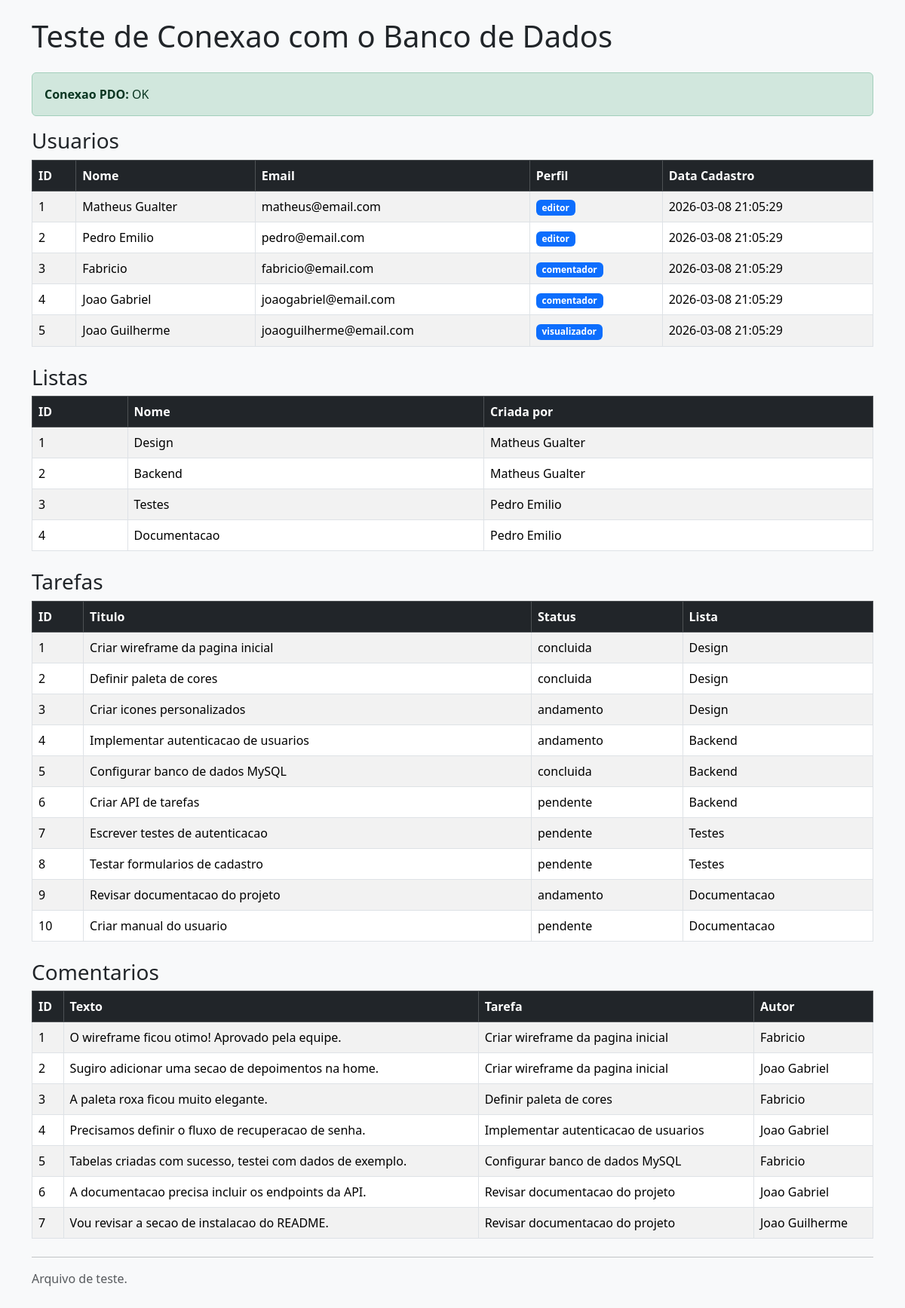
/teste_bd.php, run on the app's committed database.
### tables this page shows
CREATE TABLE IF NOT EXISTS usuarios (
    id INT AUTO_INCREMENT PRIMARY KEY,
    nome VARCHAR(100) NOT NULL,
    email VARCHAR(100) NOT NULL UNIQUE,
    senha VARCHAR(255) NOT NULL,
    perfil ENUM('editor', 'comentador', 'visualizador') NOT NULL DEFAULT 'visualizador',
    data_cadastro DATETIME DEFAULT CURRENT_TIMESTAMP
);

CREATE TABLE IF NOT EXISTS listas (
    id INT AUTO_INCREMENT PRIMARY KEY,
    nome VARCHAR(100) NOT NULL,
    descricao TEXT,
    usuario_id INT NOT NULL,
    data_criacao DATETIME DEFAULT CURRENT_TIMESTAMP,
    FOREIGN KEY (usuario_id) REFERENCES usuarios(id) ON DELETE CASCADE
);

CREATE TABLE IF NOT EXISTS tarefas (
    id INT AUTO_INCREMENT PRIMARY KEY,
    titulo VARCHAR(150) NOT NULL,
    descricao TEXT,
    status ENUM('pendente', 'andamento', 'concluida') NOT NULL DEFAULT 'pendente',
    lista_id INT NOT NULL,
    usuario_id INT NOT NULL,
    data_criacao DATETIME DEFAULT CURRENT_TIMESTAMP,
    FOREIGN KEY (lista_id) REFERENCES listas(id) ON DELETE CASCADE,
    FOREIGN KEY (usuario_id) REFERENCES usuarios(id) ON DELETE CASCADE
);

CREATE TABLE IF NOT EXISTS comentarios (
    id INT AUTO_INCREMENT PRIMARY KEY,
    texto TEXT NOT NULL,
    tarefa_id INT NOT NULL,
    usuario_id INT NOT NULL,
    data_criacao DATETIME DEFAULT CURRENT_TIMESTAMP,
    FOREIGN KEY (tarefa_id) REFERENCES tarefas(id) ON DELETE CASCADE,
    FOREIGN KEY (usuario_id) REFERENCES usuarios(id) ON DELETE CASCADE
);

### teste_bd.php (the view, shortened to what this page needs)
<?php
require_once 'includes/conexao.php';
?>
<!DOCTYPE html>
<html lang="pt-br">
<head>
    <link href="https://cdn.jsdelivr.net/npm/bootstrap@5.3.8/dist/css/bootstrap.min.css" rel="stylesheet"
>
</head>
<body class="bg-light p-4">
    <div class="container">
        <h1 class="mb-4">Teste de Conexao com o Banco de Dados</h1>
        <div class="alert alert-success">
            <strong>Conexao PDO:</strong> OK
        </div>
        <h3>Usuarios</h3>
        <table class="table table-striped table-bordered mb-4">
            <thead class="table-dark">
                <tr>
                    <th>ID</th>
                    <th>Nome</th>
                    <th>Email</th>
                    <th>Perfil</th>
                    <th>Data Cadastro</th>
                </tr>
            </thead>
            <tbody>
                <?php
                $stmt = $PDO->prepare("SELECT id, nome, email, perfil, data_cadastro FROM usuarios");
                $stmt->execute();
                while ($rs = $stmt->fetch(PDO::FETCH_OBJ)) {
                    echo "<tr>";
                    echo "<td>" . $rs->id . "</td>";
                    echo "<td>" . htmlspecialchars($rs->nome) . "</td>";
                    echo "<td>" . htmlspecialchars($rs->email) . "</td>";
                    echo "<td><span class='badge bg-primary'>" . htmlspecialchars($rs->perfil) . "</span></td>";
                    echo "<td>" . $rs->data_cadastro . "</td>";
                    echo "</tr>";
                }
                ?>
            </tbody>
        </table>
        <h3>Listas</h3>
        <table class="table table-striped table-bordered mb-4">
            <thead class="table-dark">
                <tr>
                    <th>ID</th>
                    <th>Nome</th>
                    <th>Criada por</th>
                </tr>
            </thead>
            <tbody>
                <?php
                $stmt = $PDO->prepare("SELECT listas.id, listas.nome, usuarios.nome AS criador FROM listas, usuarios WHERE listas.usuario_id = usuarios.id");
                $stmt->execute();
                while ($rs = $stmt->fetch(PDO::FETCH_OBJ)) {
                    echo "<tr>";
                    echo "<td>" . $rs->id . "</td>";
                    echo "<td>" . htmlspecialchars($rs->nome) . "</td>";
                    echo "<td>" . htmlspecialchars($rs->criador) . "</td>";
                    echo "</tr>";
                }
                ?>
            </tbody>
        </table>
        <h3>Tarefas</h3>
        <table class="table table-striped table-bordered mb-4">
            <thead class="table-dark">
                <tr>
                    <th>ID</th>
                    <th>Titulo</th>
                    <th>Status</th>
                    <th>Lista</th>
                </tr>
            </thead>
            <tbody>
                <?php
                $stmt = $PDO->prepare("SELECT tarefas.id, tarefas.titulo, tarefas.status, listas.nome AS lista FROM tarefas, listas WHERE tarefas.lista_id = listas.id");
                $stmt->execute();
                while ($rs = $stmt->fetch(PDO::FETCH_OBJ)) {
                    echo "<tr>";
                    echo "<td>" . $rs->id . "</td>";
                    echo "<td>" . htmlspecialchars($rs->titulo) . "</td>";
                    echo "<td>" . htmlspecialchars($rs->status) . "</td>";
                    echo "<td>" . htmlspecialchars($rs->lista) . "</td>";
                    echo "</tr>";
                }
                ?>
            </tbody>
        </table>
        <h3>Comentarios</h3>
        <table class="table table-striped table-bordered mb-4">
            <thead class="table-dark">
                <tr>
                    <th>ID</th>
                    <th>Texto</th>
                    <th>Tarefa</th>
                    <th>Autor</th>
                </tr>
            </thead>
            <tbody>
                <?php
                $stmt = $PDO->prepare("SELECT comentarios.id, comentarios.texto, tarefas.titulo AS tarefa, usuarios.nome AS autor FROM comentarios, tarefas, usuarios WHERE comentarios.tarefa_id = tarefas.id AND comentarios.usuario_id = usuarios.id");
                $stmt->execute();
                while ($rs = $stmt->fetch(PDO::FETCH_OBJ)) {
                    echo "<tr>";
                    echo "<td>" . $rs->id . "</td>";
                    echo "<td>" . htmlspecialchars($rs->texto) . "</td>";
                    echo "<td>" . htmlspecialchars($rs->tarefa) . "</td>";
                    echo "<td>" . htmlspecialchars($rs->autor) . "</td>";
                    echo "</tr>";
                }
                ?>
            </tbody>
        </table>
        <hr>
        <p class="text-muted">Arquivo de teste.</p>
    </div>
</body>
</html>

### data on the page
usuarios: id "1", nome "Matheus Gualter", email "matheus@email.com", perfil "editor", data_cadastro "2026-03-08 21:05:29"
usuarios: id "2", nome "Pedro Emilio", email "pedro@email.com", perfil "editor", data_cadastro "2026-03-08 21:05:29"
usuarios: id "3", nome "Fabricio", email "fabricio@email.com", perfil "comentador", data_cadastro "2026-03-08 21:05:29"
usuarios: id "4", nome "Joao Gabriel", email "joaogabriel@email.com", perfil "comentador", data_cadastro "2026-03-08 21:05:29"
usuarios: id "5", nome "Joao Guilherme", email "joaoguilherme@email.com", perfil "visualizador", data_cadastro "2026-03-08 21:05:29"
listas: id "1", nome "Design", usuario.nome "Matheus Gualter"
listas: id "2", nome "Backend", usuario.nome "Matheus Gualter"
listas: id "3", nome "Testes", usuario.nome "Pedro Emilio"
listas: id "4", nome "Documentacao", usuario.nome "Pedro Emilio"
tarefas: id "1", titulo "Criar wireframe da pagina inicial", status "concluida", lista.nome "Design"
tarefas: id "2", titulo "Definir paleta de cores", status "concluida", lista.nome "Design"
tarefas: id "3", titulo "Criar icones personalizados", status "andamento", lista.nome "Design"
tarefas: id "4", titulo "Implementar autenticacao de usuarios", status "andamento", lista.nome "Backend"
tarefas: id "5", titulo "Configurar banco de dados MySQL", status "concluida", lista.nome "Backend"
tarefas: id "6", titulo "Criar API de tarefas", status "pendente", lista.nome "Backend"
tarefas: id "7", titulo "Escrever testes de autenticacao", status "pendente", lista.nome "Testes"
tarefas: id "8", titulo "Testar formularios de cadastro", status "pendente", lista.nome "Testes"
tarefas: id "9", titulo "Revisar documentacao do projeto", status "andamento", lista.nome "Documentacao"
tarefas: id "10", titulo "Criar manual do usuario", status "pendente", lista.nome "Documentacao"
comentarios: id "1", texto "O wireframe ficou otimo! Aprovado pela equipe.", tarefa.titulo "Criar wireframe da pagina inicial", usuario.nome "Fabricio"
comentarios: id "2", texto "Sugiro adicionar uma secao de depoimentos na home.", tarefa.titulo "Criar wireframe da pagina inicial", usuario.nome "Joao Gabriel"
comentarios: id "3", texto "A paleta roxa ficou muito elegante.", tarefa.titulo "Definir paleta de cores", usuario.nome "Fabricio"
comentarios: id "4", texto "Precisamos definir o fluxo de recuperacao de senha.", tarefa.titulo "Implementar autenticacao de usuarios", usuario.nome "Joao Gabriel"
comentarios: id "5", texto "Tabelas criadas com sucesso, testei com dados de exemplo.", tarefa.titulo "Configurar banco de dados MySQL", usuario.nome "Fabricio"
comentarios: id "6", texto "A documentacao precisa incluir os endpoints da API.", tarefa.titulo "Revisar documentacao do projeto", usuario.nome "Joao Gabriel"
comentarios: id "7", texto "Vou revisar a secao de instalacao do README.", tarefa.titulo "Revisar documentacao do projeto", usuario.nome "Joao Guilherme"
